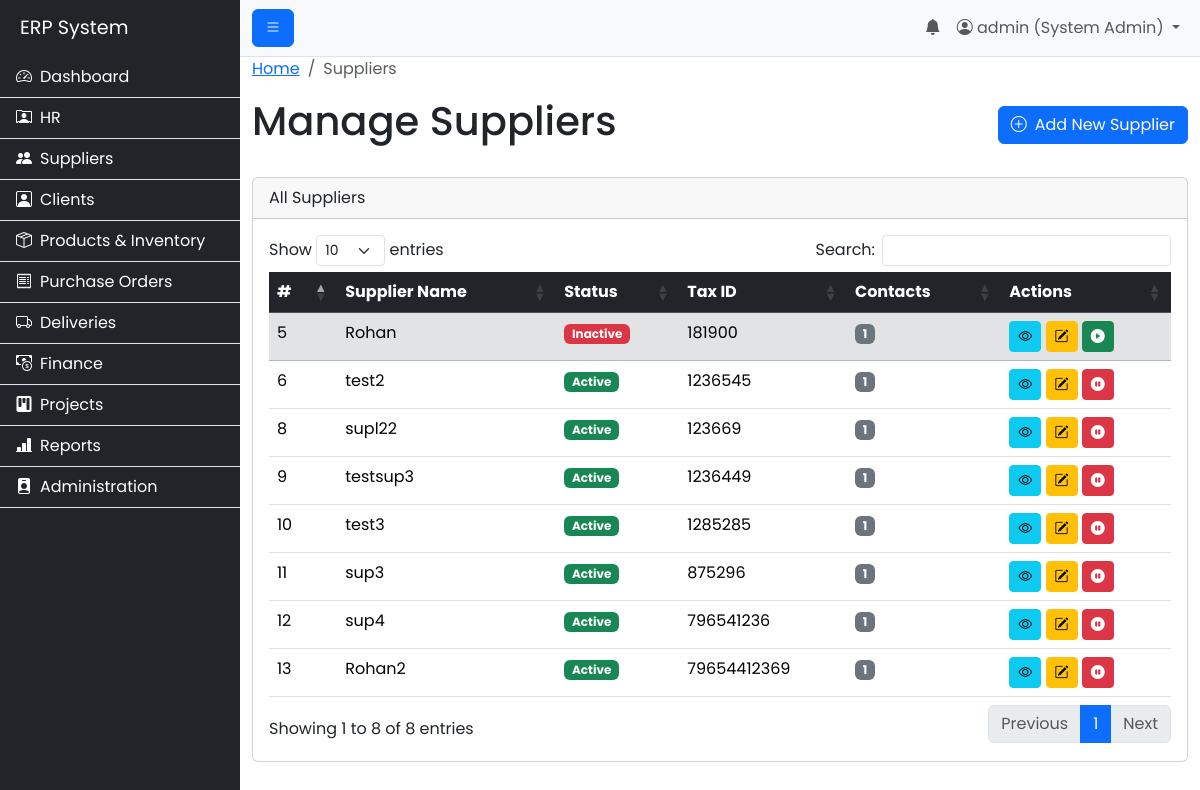
/modules/suppliers/view_suppliers.php (signed in), run on the app's committed database.
### tables this page shows
CREATE TABLE `suppliers` (
  `id` int(11) NOT NULL,
  `supplier_name` varchar(255) NOT NULL,
  `address` text DEFAULT NULL,
  `tax_id` varchar(100) DEFAULT NULL,
  `username` varchar(100) DEFAULT NULL,
  `password` varchar(255) DEFAULT NULL,
  `is_active` tinyint(1) NOT NULL DEFAULT 1,
  `bank_name` varchar(255) DEFAULT NULL,
  `bank_account_number` varchar(100) DEFAULT NULL,
  `bank_branch_code` varchar(50) DEFAULT NULL,
  `created_at` timestamp NOT NULL DEFAULT current_timestamp(),
  `updated_at` timestamp NOT NULL DEFAULT current_timestamp() ON UPDATE current_timestamp(),
  `rating_delivery_time` decimal(2,1) DEFAULT NULL,
  `rating_quality` decimal(2,1) DEFAULT NULL,
  `rating_communication` decimal(2,1) DEFAULT NULL,
  `on_time_delivery_rate` decimal(5,2) DEFAULT NULL
);

### includes/permissions.php (called while the page is built, shortened)
<?php
function has_permission($required_permissions) {
    if ($_SESSION['role_name'] == 'System Admin') {
        return true;
    }
    return false;
}
?>

### modules/suppliers/view_suppliers.php (the view, shortened to what this page needs)
<?php
$page_title = "Manage Suppliers";
include('../../includes/header.php');
$conn = connect_db();
$sql = "SELECT s.*, COUNT(sc.id) as contact_count
        FROM suppliers s
        LEFT JOIN supplier_contacts sc ON s.id = sc.supplier_id
        GROUP BY s.id
        ORDER BY s.is_active DESC, s.supplier_name ASC";
$result = $conn->query($sql);
?>
<nav aria-label="breadcrumb">
  <ol class="breadcrumb">
    <li class="breadcrumb-item"><a href="/erp_project/index.php">Home</a></li>
    <li class="breadcrumb-item active" aria-current="page">Suppliers</li>
  </ol>
</nav>
<div class="d-flex justify-content-between align-items-center mb-4">
    <h1><?php echo $page_title; ?></h1>
    <?php if (has_permission('po_create')):  ?>
        <a href="add_supplier.php" class="btn btn-primary"><i class="bi bi-plus-circle me-2"></i>Add New Supplier</a>
    <?php endif; ?>
</div>
<div class="card fade-in">
    <div class="card-header">All Suppliers</div>
    <div class="card-body">
        <div class="table-responsive">
            <table class="table table-hover data-table">
                <thead class="table-dark">
                    <tr><th>#</th><th>Supplier Name</th><th>Status</th><th>Tax ID</th><th>Contacts</th><th>Actions</th></tr>
                </thead>
                <tbody>
                    <?php if ($result && $result->num_rows > 0): ?>
                        <?php while($row = $result->fetch_assoc()): ?>
                            <tr class="<?php echo $row['is_active'] ? '' : 'table-secondary text-muted'; ?>">
                                <td><?php echo $row['id']; ?></td>
                                <td><?php echo htmlspecialchars($row['supplier_name']); ?></td>
                                <td><?php echo $row['is_active'] ? '<span class="badge bg-success">Active</span>' : '<span class="badge bg-danger">Inactive</span>'; ?></td>
                                <td><?php echo htmlspecialchars($row['tax_id']); ?></td>
                                <td><span class="badge bg-secondary"><?php echo $row['contact_count']; ?></span></td>
                                <td>
                                    <a href="view_supplier_details.php?id=<?php echo $row['id']; ?>" class="btn btn-sm btn-info" title="View"><i class="bi bi-eye"></i></a>
                                    <?php if (has_permission('po_edit')): ?>
                                        <a href="edit_supplier.php?id=<?php echo $row['id']; ?>" class="btn btn-sm btn-warning" title="Edit"><i class="bi bi-pencil-square"></i></a>
                                    <?php endif; ?>
                                    <?php if (has_permission('supplier_delete')): ?>
                                        <form action="handle_toggle_supplier_status.php" method="POST" class="d-inline" onsubmit="return confirm('Are you sure you want to change this supplier\'s status?');">
                                            <?php if ($row['is_active']): ?>
                                                <button type="submit" class="btn btn-sm btn-danger" title="Deactivate Supplier"><i class="bi bi-pause-circle-fill"></i></button>
                                            <?php else: ?>
                                                 <button type="submit" class="btn btn-sm btn-success" title="Activate Supplier"><i class="bi bi-play-circle-fill"></i></button>
                                            <?php endif; ?>
                                        </form>
                                    <?php endif; ?>
                                </td>
                            </tr>
                        <?php endwhile; ?>
                    <?php endif; ?>
                </tbody>
            </table>
        </div>
    </div>
</div>
<?php
include('../../includes/footer.php');
?>

### assets/css/style.css (style rules this page uses)
body { font-family: 'Poppins', sans-serif; }
.fade-in { animation: fadeIn 0.5s ease-out forwards; }

### data on the page
suppliers: id "13", supplier_name "Rohan2", is_active "Active", tax "79654412369", contact_count "1"
suppliers: id "11", supplier_name "sup3", is_active "Active", tax "875296", contact_count "1"
suppliers: id "12", supplier_name "sup4", is_active "Active", tax "796541236", contact_count "1"
suppliers: id "8", supplier_name "supl22", is_active "Active", tax "123669", contact_count "1"
suppliers: id "6", supplier_name "test2", is_active "Active", tax "1236545", contact_count "1"
suppliers: id "10", supplier_name "test3", is_active "Active", tax "1285285", contact_count "1"
suppliers: id "9", supplier_name "testsup3", is_active "Active", tax "1236449", contact_count "1"
suppliers: id "5", supplier_name "Rohan", is_active "Inactive", tax "181900", contact_count "1"

### other printed values
$_SESSION['username'] "admin"
$_SESSION['role_name'] "System Admin"
$page_title "Manage Suppliers"
